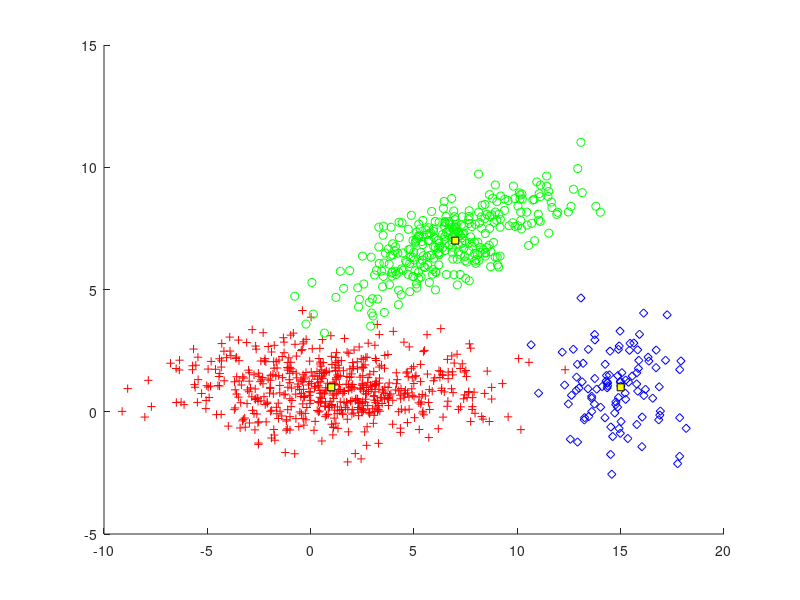

Recreate this plot in MATLAB.
function CH2_1_B()
N=1000;

m=[1 7 15;1 7 1];
S(:,:,1)=[12 0;0 1];
S(:,:,2)=[8 3;3 2];
S(:,:,3)=[2 0;0 2];
[l,c]=size(m);

P=[.6 .3 .1];

%%
X=[];
y=[];
for j=1:c

t=mvnrnd(m(:,j),S(:,:,j),fix(P(j)*N));

X=[X ;t];
y=[y ones(1,fix(P(j)*N))*j];
end
plot_data(X,y,m);
end

function plot_data(X,y,m)
[l,N]=size(X'); % N=no. of data vectors, l=dimensionality
[l,c]=size(m); % c=no. of classes
if(l ~=2)
fprintf('NO PLOT CAN BE GENERATED\n')
return
end
pale=['r+'; 'go'; 'bd'];
figure(1)
hold on

for k=1:N
plot(X(k,1),X(k,2),pale(y(k),:))
end

for j=1:c
plot(m(1,j),m(2,j),'--ks',...
                'MarkerFaceColor','y',...
                'MarkerSize',5)
end
end
